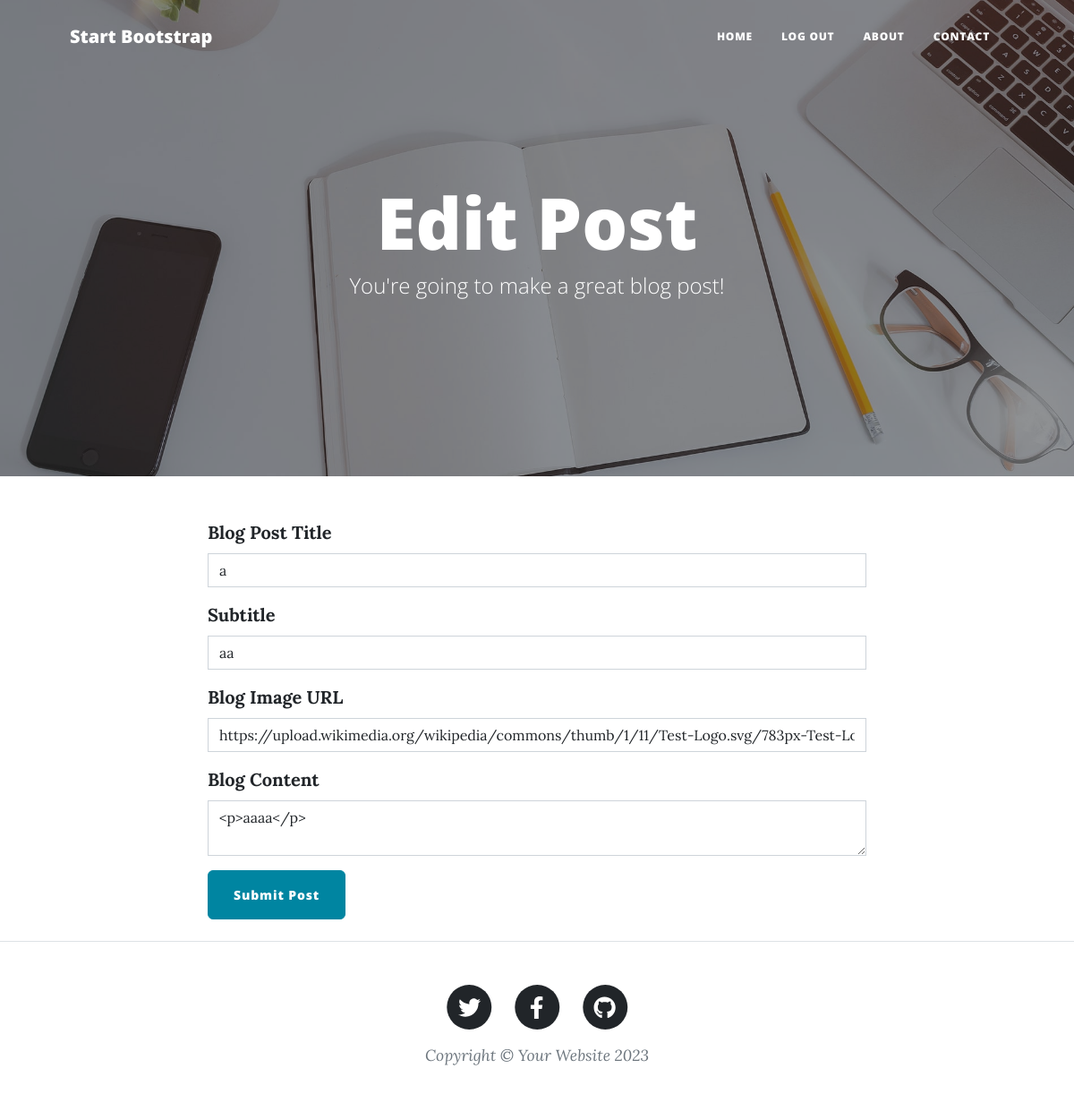
Page /edit-post/1 (signed in) on the earlier database version.
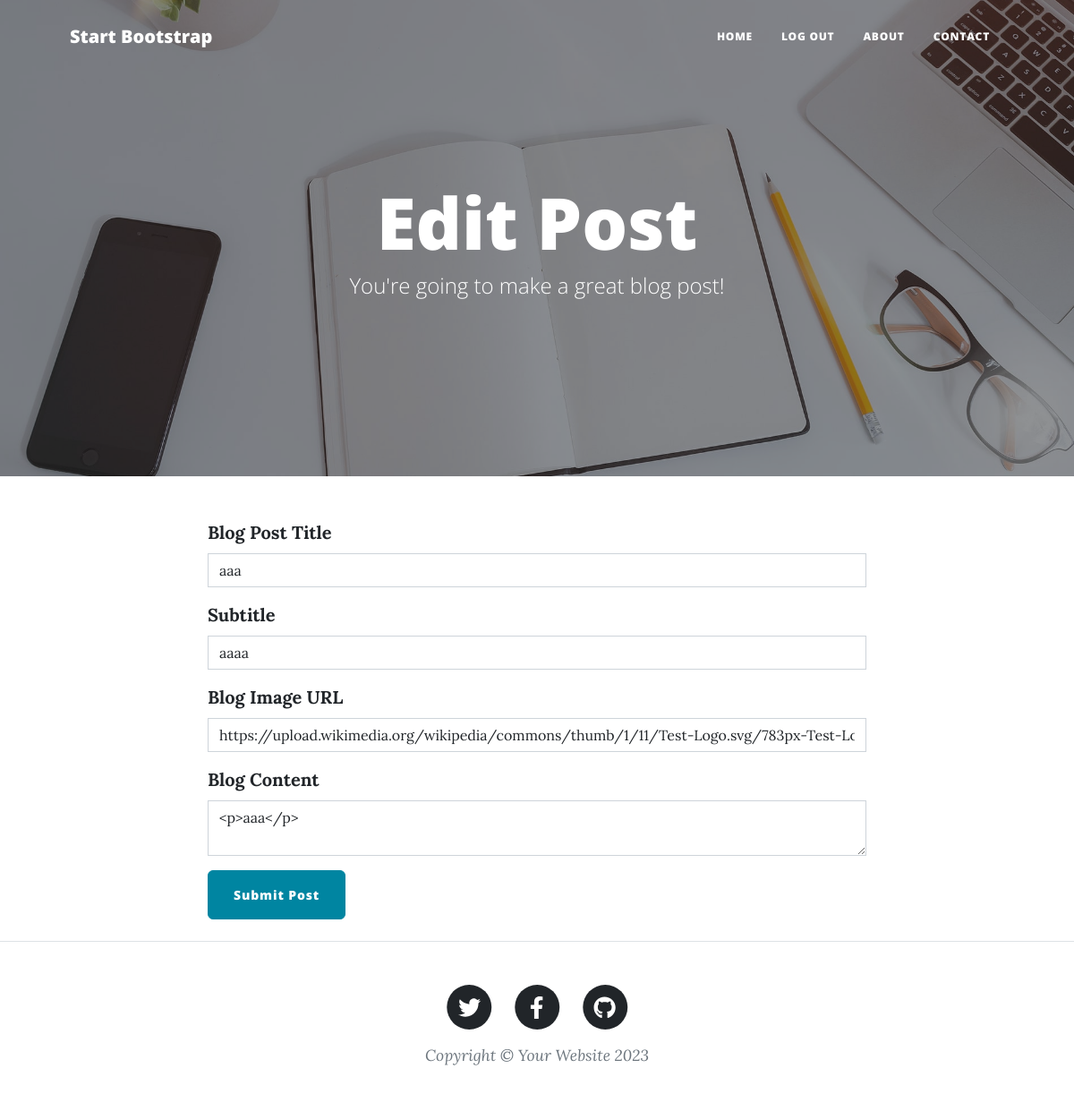
Same page on the later database version.
### main.py (models this page shows)
class BlogPost(db.Model):
    __tablename__ = "blog_posts"
    id = db.Column(db.Integer, primary_key=True)
    title = db.Column(db.String(250), unique=True, nullable=False)
    subtitle = db.Column(db.String(250), nullable=False)
    date = db.Column(db.String(250), nullable=False)
    body = db.Column(db.Text, nullable=False)
    img_url = db.Column(db.String(250), nullable=False)
    author_id = db.Column(db.Integer, db.ForeignKey("users.id"))
    author = relationship("User", back_populates="posts")
    comments = relationship("Comment", back_populates="parent_post")

### main.py (the view, shortened to what this page needs)
@app.route("/edit-post/<int:post_id>", methods=["GET", "POST"])
@admin_only
def edit_post(post_id):
    post = db.get_or_404(BlogPost, post_id)
    edit_form = CreatePostForm(
        title=post.title,
        subtitle=post.subtitle,
        img_url=post.img_url,
        author=post.author,
        body=post.body
    )
    return render_template("make-post.html", form=edit_form, is_edit=True)

### forms.py
class CreatePostForm(FlaskForm):
    title = StringField("Blog Post Title", validators=[DataRequired()])
    subtitle = StringField("Subtitle", validators=[DataRequired()])
    img_url = StringField("Blog Image URL", validators=[DataRequired(), URL()])
    body = CKEditorField("Blog Content", validators=[DataRequired()])
    submit = SubmitField("Submit Post")

### main.py (called while the page is built)
def admin_only(f):
    @wraps(f)
    def decorated_function(*args, **kwargs):
        if current_user.id != 1:
            return abort(403)
        return f(*args, **kwargs)
    return decorated_function

@login_manager.user_loader
def load_user(user_id):
    return User.query.get(int(user_id))

### templates/make-post.html
{% from "bootstrap5/form.html" import render_form %} {% block content %} {%
include "header.html" %}
<header
  class="masthead"
  style="background-image: url('../static/assets/img/edit-bg.jpg')"
>
  <div class="container position-relative px-4 px-lg-5">
    <div class="row gx-4 gx-lg-5 justify-content-center">
      <div class="col-md-10 col-lg-8 col-xl-7">
        <div class="page-heading">
          {% if is_edit: %}
          <h1>Edit Post</h1>
          {% else: %}
          <h1>New Post</h1>
          {% endif %}
          <span class="subheading"
            >You're going to make a great blog post!</span
          >
        </div>
      </div>
    </div>
  </div>
</header>
<main class="mb-4">
  <div class="container">
    <div class="row">
      <div class="col-lg-8 col-md-10 mx-auto">
        {{ ckeditor.load() }} {{ ckeditor.config(name='body') }} {{
        render_form(form, novalidate=True, button_map={"submit": "primary"}) }}
      </div>
    </div>
  </div>
</main>
{% include "footer.html" %} {% endblock %}

Differences in the rows shown:
changed BlogPost: title "a" → "aaa"; subtitle "aa" → "aaaa"; body "<p>aaaa</p>" → "<p>aaa</p>"
